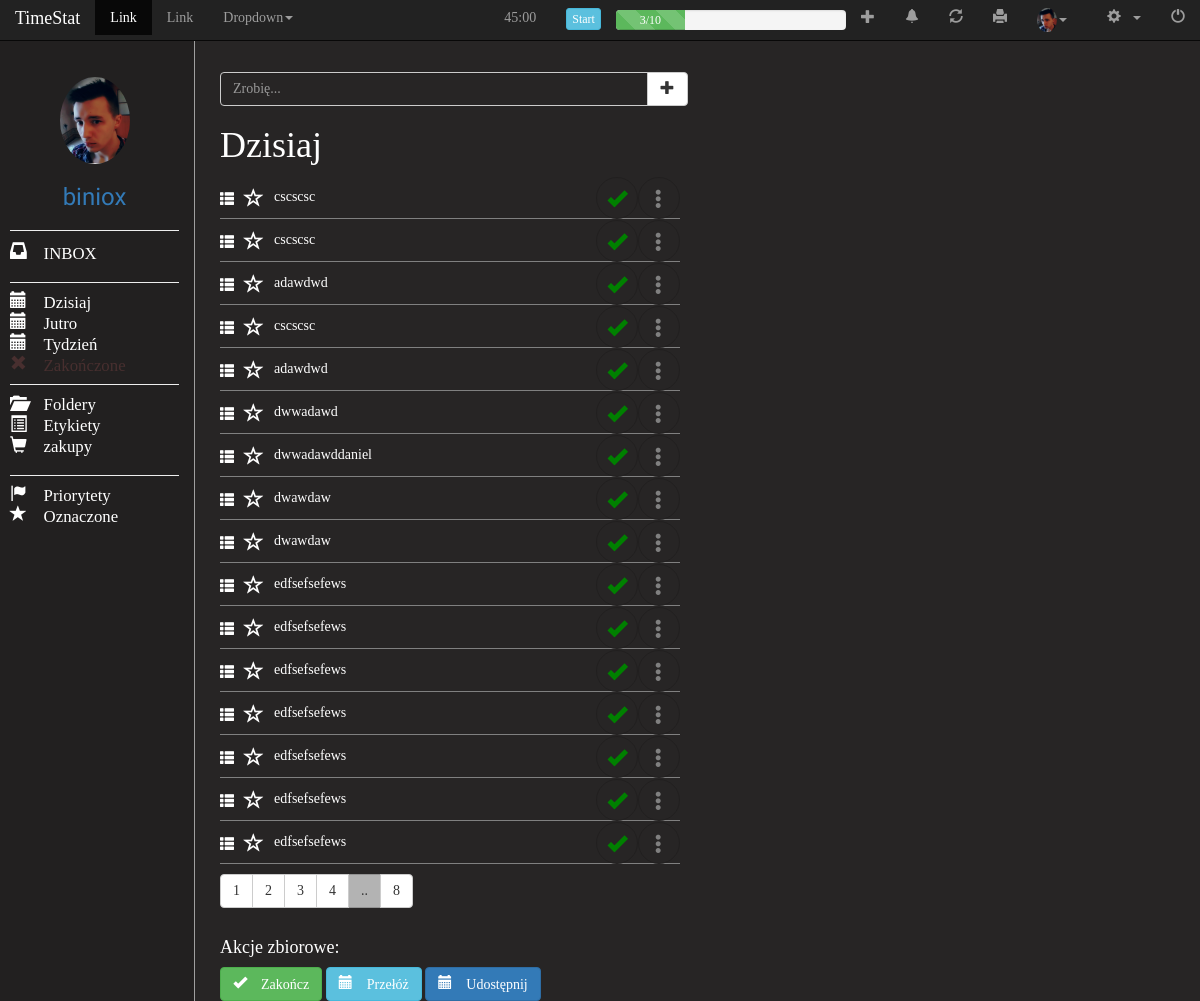
The page / (signed in) on the database its author committed.
### tables this page shows
CREATE TABLE `tasks` (
  `id` bigint(20) UNSIGNED NOT NULL,
  `user_id` bigint(20) NOT NULL,
  `value` text NOT NULL,
  `star` int(1) NOT NULL DEFAULT '0',
  `date` date DEFAULT NULL,
  `end` tinyint(1) NOT NULL DEFAULT '0'
);

### app/include/tasks.php (called while the page is built, shortened)
<?php
class tasks
{
    public function ShowTask($identy, $connect)
    {
        if($sql = @$connect->query(
            sprintf("SELECT * FROM tasks WHERE user_id='%s'",
            mysqli_real_escape_string($connect,$identy))))
        {
            $How = $sql->num_rows;
            $this->num_rows = $How;
            if($How>0)
			{
                $i = 0;
                foreach($sql as $value)
                    {
                        $sql_tab[$i]['id'] = $value['id'];
                        $sql_tab[$i]['value'] = $value['value'];
                        $sql_tab[$i]['star'] = $value['star'];
                        $sql_tab[$i]['date'] = $value['date'];
                        $sql_tab[$i]['end'] = $value['end'];
                        $i++;
                    }
                return $sql_tab;
			} else {
                return false;
			}
        } else {
            return false;
        }
    }
}

### app/view/home.php (the view, shortened to what this page needs)
<div class="home col-md-10 right">
   <?php
   $task_List = $tasks->ShowTask($user->id, $connect);
   ?>
 <div class="row">
   <div class="col-lg-12" style="min-height:100%;">
             <div class="col-lg-6">
               <div class="input-group">
                 <input type="text" id="Add_Task" class="form-control" placeholder="Zrobię...">
                 <span class="input-group-btn">
                   <button class="Add_Task_Button btn btn-default" type="button"><span class="glyphicon glyphicon-plus"></span></button>
                 </span>
   </div>
               <h1>Dzisiaj <?php echo (bool) $task_List[1]['star']; ?></h1>
               <table id="Task_List">
                  <?php
                   for($i = $tasks->num_rows; $i>0; $i-- ) {
                       if(!$task_List[$i-1]['end'])
                       {
                           $star = ($task_List[$i-1]['star']) ? "yellow" : "";
                               echo '<tr id="'.$task_List[$i-1]["id"].'">';
                               echo '<td class="glyphicon glyphicon-th-list"></td>';
                               echo '<td class="SetStar '.$task_List[$i-1]["id"].' glyphicon glyphicon glyphicon-star-empty '.$star.'" name="'.$task_List[$i-1]["id"].'"></td>
                                   <td class="value" data-toggle="modal" name="'.$task_List[$i-1]["id"].'" data-target=".value_edit">';
                                   echo $task_List[$i-1]['value'];
                               echo '</td>
                                   <td class="Deactivate_Task '.$task_List[$i-1]["id"].' glyphicon glyphicon-ok" name="'.$task_List[$i-1]["id"].'"></td>
                                   <td data-toolbar="user-options" class="'.$task_List[$i-1]["id"].' glyphicon glyphicon-option-vertical"></td>
                               </tr>';
                       }
                   }
                 ?>
               </table>
               <div class="btn-group" style="margin-top: 10px;" role="group" aria-label="...">
                 <button type="button" class="btn btn-default">1</button>
                 <button type="button" class="btn btn-default">2</button>
                 <button type="button" class="btn btn-default">3</button>
                 <button type="button" class="btn btn-default">4</button>
                 <button type="button" class="btn btn-default" disabled="disabled">..</button>
                 <button type="button" class="btn btn-default">8</button>
               </div>
               <br />
               <br />
               <h4>Akcje zbiorowe:</h1>
                   <button type="button" class="btn btn-success" aria-label="Left Align">
                     <span class="glyphicon glyphicon-ok" aria-hidden="true"> Zakończ</span>
                   </button>
                   <button type="button" class="btn btn-info" aria-label="Left Align">
                     <span class="glyphicon glyphicon-calendar" aria-hidden="true"> Przełóż</span>
                   </button>
                   <button type="button" class="btn btn-primary" aria-label="Left Align">
                     <span class="glyphicon glyphicon-calendar" aria-hidden="true"> Udostępnij</span>
                   </button>
             </div>
    </div>
    </div>

### rows shown on the page
tasks: star 0 (drawn), value "cscscsc"
tasks: star 0 (drawn), value "cscscsc"
tasks: star 0 (drawn), value "adawdwd"
tasks: star 0 (drawn), value "cscscsc"
tasks: star 0 (drawn), value "adawdwd"
tasks: star 0 (drawn), value "dwwadawd"
tasks: star 0 (drawn), value "dwwadawddaniel"
tasks: star 0 (drawn), value "dwawdaw"
tasks: star 0 (drawn), value "dwawdaw"
tasks: star 0 (drawn), value "edfsefsefews"
tasks: star 0 (drawn), value "edfsefsefews"
tasks: star 0 (drawn), value "edfsefsefews"
tasks: star 0 (drawn), value "edfsefsefews"
tasks: star 0 (drawn), value "edfsefsefews"
tasks: star 0 (drawn), value "edfsefsefews"
tasks: star 0 (drawn), value "edfsefsefews"

### other values the page prints
$user->login "biniox"
